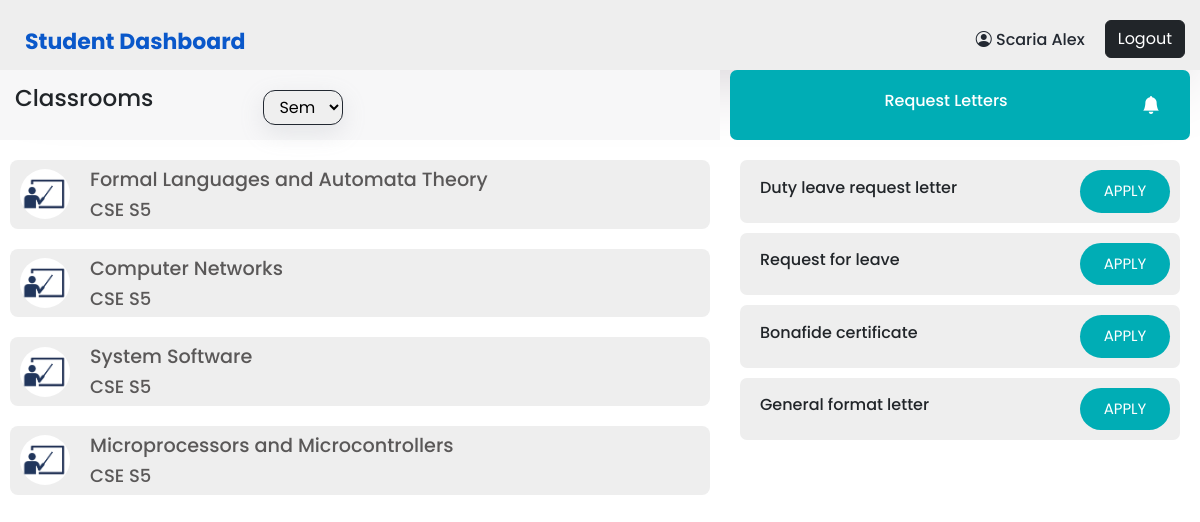
Screenshot of /student_index.php (signed in) with the database file from the repository.
### tables this page shows
CREATE TABLE `classroom_courses` (
  `courses_id` int(11) NOT NULL,
  `courses_name` varchar(255) NOT NULL,
  `courses_dept` varchar(255) NOT NULL,
  `course_sem` varchar(6) NOT NULL,
  `courses_faculty` varchar(255) NOT NULL
);

### student_index.php (the view, shortened to what this page needs)
<?php
include('./include/connect.php');
if (!isset($_POST['sem_select'])) {
    $select_query_student = "SELECT * from user_students";
    $result_student = mysqli_query($con, $select_query_student);
    $fetchStudents = mysqli_fetch_assoc($result_student);
    $currentSem = $fetchStudents['student_sem'];
    $select_query = "SELECT * from classroom_courses where course_sem='$currentSem'";
    $result = mysqli_query($con, $select_query);
    $rows_count = mysqli_num_rows($result);
}
?>
<!DOCTYPE html>
<html lang="en">
<head>
    <link rel="stylesheet" href="./style/index.css">
    <link rel="stylesheet" href="https://cdn.jsdelivr.net/npm/bootstrap-icons@1.9.1/font/bootstrap-icons.css">
    <link rel="stylesheet" href="https://cdn.jsdelivr.net/npm/bootstrap@5.2.2/dist/css/bootstrap.min.css">
</head>
<body>
    <nav>
        <a href="student_index.php" class="dashboard-title"> Student Dashboard</a>
        <div class="admin_name">
            <h5 class="name"> <i class="bi bi-person-circle"></i> <?php echo $_SESSION['user_name']; ?> </h5>
            <p> <a href="logout.php" class="btn btn-dark logout_btn">Logout</a></p>
        </div>
    </nav>
    <div class="containerDiv ">
        <div class="left">
            <div class="subnav">
                <div class="headingDiv">
                    <h1 class="heading">Classrooms</h1>
                </div>
                <div class="dropdown col-lg-4">
                    <form action="#" method="post">
                        <select name="sem_select" id="semester" onchange="this.form.submit()">
                            <option value="" selected>Sem</option>
                        </select>
                    </form>
                </div>
            </div>
            <?php
            if ($rows_count < 1) { ?>
                <div class="notAvail">
                    <h1>
                        Currently not available for you.
                    </h1>
                </div>
                <?php
            } else {
                while ($fetchData = mysqli_fetch_assoc($result)) : ?>
                    <a href='student_classroom.php?id=<?php echo $fetchData['courses_id']; ?>' class="subSelect">
                        <div class="subjects">
                            <div class="subIconDiv">
                                <img src="assets/class.png" class="subjectIcon">
                            </div>
                            <div class="subNameDiv">
                                <h3><?php echo $fetchData['courses_name']; ?></h3>
                                <h4><?php echo $fetchData['courses_dept'] . " " . $fetchData['course_sem']; ?></h4>
                            </div>
                        </div>
                    </a>
            <?php
                endwhile;
            }
            ?>
        </div>
        <div class="right">
            <div class="docSecTitleDiv">
                <h2 class="docSecTitle">Request Letters</h2>
                <i class="bi bi-bell-fill bellIcon"></i>
            </div>
            <div class="reqDoc">
                <h3>Duty leave request letter</h3>
                <button class="applyBtn"> <a href="./form_action/duty_leave_form.php">APPLY</a></button>
            </div>
            <div class="reqDoc">
                <h3>Request for leave</h3>
                <button class="applyBtn"> <a href="./form_action/leave_letter_form.php">APPLY</a> </button>
            </div>
            <div class="reqDoc">
                <h3>Bonafide certificate</h3>
                <button class="applyBtn"> <a href="./form_action/bonafide_form.php">APPLY</a></button>
            </div>
            <div class="reqDoc">
                <h3>General format letter</h3>
                <button class="applyBtn"> <a href="./form_action/general_form.php">APPLY</a></button>
            </div>
        </div>
    </div>
</body>
</html>

### style/index.css (style rules this page uses)
* { padding: 0; margin: 0; text-decoration: none; list-style: none; box-sizing: border-box; font-family: "Poppins", sans-serif; }
body { display: flex; justify-content: center; flex-direction: column; }
form { display: flex; flex-direction: column; justify-content: center; align-items: center; }
nav { background-color: #eeeeee; display: flex; width: 100%; height: 70px; color: #222831; justify-content: space-between; box-shadow: 0px 7px 80px -18px rgba(163, 155, 163, 1); }
.dashboard-title { text-decoration: none; padding: 25px; font-size: 22px; font-weight: 620; color: black; }
.admin_name { display: flex; margin-right: 15px; }
.name { font-size: 16px; padding-top: 30px; }
.logout_btn { background-color: var(--nav-text-color); color: var(--btn-text-color); font-weight: bolder; margin-left: 20px; margin-top: 20px; margin-bottom: 0px; border-radius: 25px; }
.containerDiv { display: flex; flex-direction: row; flex-wrap: wrap; }
.left { display: flex; flex-direction: column; width: 60%; }
.subnav { display: flex; background-color: #f7f7f8; height: 70px; margin-bottom: 10px; }
.headingDiv { margin-left: 15px; margin-top: 15px; }
.heading { font-size: 23px; }
.dropdown { margin-left: 30px; text-align: center; display: flex; justify-content: center; }
.dropdown select { margin-top: 15px; margin-bottom: 10px; padding: 2px; width: 80px; height: 35px; text-align: center; border-radius: 12px; border-color: #222831; box-shadow: rgba(149, 157, 165, 0.2) 0px 8px 24px; }
.subjects { display: flex; flex-direction: row; align-items: center; width: auto; margin: 10px; background-color: #eeeeee; border-radius: 8px; cursor: pointer; }
.right { display: flex; flex-direction: column; width: 40%; }
.docSecTitle { font-size: 22px; }
.subIconDiv { margin-left: 10px; border-radius: 50%; background-color: white; }
.subjectIcon { object-fit: cover; width: 50px; height: 50px; }
.subNameDiv { margin-left: 20px; }
.subNameDiv h3 { font-size: larger; margin-top: 8px; }
.subNameDiv h4 { font-size: large; }
.docSecTitleDiv { display: flex; align-items: center; height: 70px; background-color: #00adb5; color: white; padding: 20px; text-align: center; margin-left: 10px; margin-right: 10px; border-radius: 7px; margin-bottom: 15px; }
.docSecTitle { width: 100%; font-size: medium; }
.bellIcon { color: white; cursor: pointer; margin-right: 10px; font-size: 18px; }
.reqDoc { display: flex; flex-direction: row; justify-content: space-between; align-items: center; height: 40px; height: auto; background-color: #eeeeee; margin: 20px; margin-top: 5px; margin-bottom: 5px; border-radius: 7px; }
.reqDoc h3 { font-size: medium; text-align: center; margin-left: 20px; }
.reqDoc a { text-decoration: none; color: white; }
.applyBtn { width: 90px; height: auto; margin-right: 20px; border: none; margin: 10px; border-radius: 30px; padding: 10px; background-color: #00adb5; color: white; font-size: 15px; }
.subSelect { text-decoration: none; color: rgb(90, 88, 88); }

### rows the page displays
classroom_courses: courses_name "Formal Languages and Automata Theory", courses_dept "CSE", course_sem "S5"
classroom_courses: courses_name "Computer Networks", courses_dept "CSE", course_sem "S5"
classroom_courses: courses_name "System Software", courses_dept "CSE", course_sem "S5"
classroom_courses: courses_name "Microprocessors and Microcontrollers", courses_dept "CSE", course_sem "S5"

### other values shown
$_SESSION['user_name'] "Scaria Alex"
